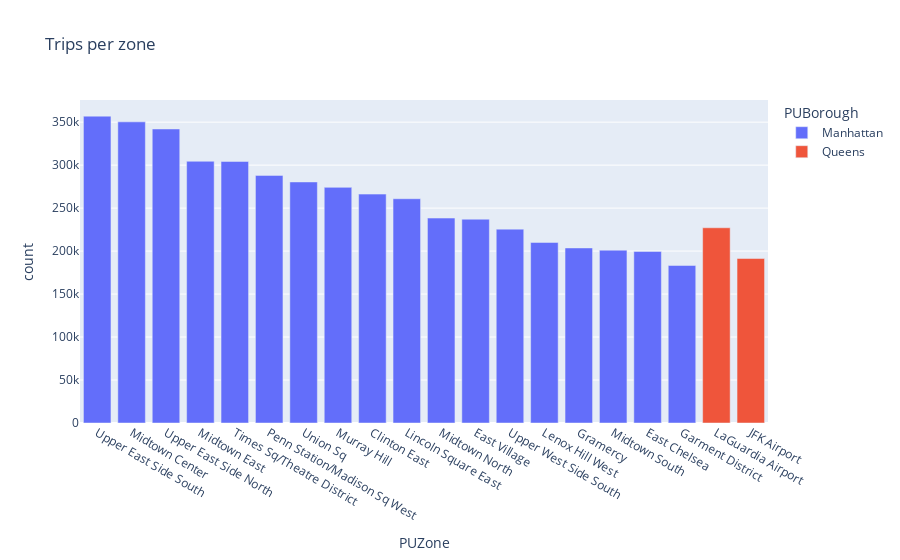

This figure's notebook cell:
### Code cell
fig = px.bar(data_zone_counts[0:20], x='PUZone', y='count',color="PUBorough", title='Trips per zone')
fig.show()

### Figure 1 — Plotly figure (JSON) as saved in the notebook; plotly's stock layout.template omitted (floating-point values rounded to 4 significant figures)
{"data": [{"alignmentgroup": "True", "hovertemplate": "PUBorough=Manhattan<br>PUZone=%{x}<br>count=%{y}<extra></extra>", "legendgroup": "Manhattan", "marker": {"color": "#636efa", "pattern": {"shape": ""}}, "name": "Manhattan", "offsetgroup": "Manhattan", "orientation": "v", "showlegend": true, "textposition": "auto", "type": "bar", "x": ["Upper East Side South", "Midtown Center", "Upper East Side North", "Midtown East", "Times Sq/Theatre District", "Penn Station/Madison Sq West", "Union Sq", "Murray Hill", "Clinton East", "Lincoln Square East", "Midtown North", "East Village", "Upper West Side South", "Lenox Hill West", "Gramercy", "Midtown South", "East Chelsea", "Garment District"], "xaxis": "x", "y": [356979, 350332, 342040, 304477, 304295, 288076, 280443, 274129, 266269, 260899, 238405, 237099, 225526, 210053, 203655, 201076, 199535, 183255], "yaxis": "y"}, {"alignmentgroup": "True", "hovertemplate": "PUBorough=Queens<br>PUZone=%{x}<br>count=%{y}<extra></extra>", "legendgroup": "Queens", "marker": {"color": "#EF553B", "pattern": {"shape": ""}}, "name": "Queens", "offsetgroup": "Queens", "orientation": "v", "showlegend": true, "textposition": "auto", "type": "bar", "x": ["LaGuardia Airport", "JFK Airport"], "xaxis": "x", "y": [227115, 191347], "yaxis": "y"}], "layout": {"barmode": "relative", "legend": {"title": {"text": "PUBorough"}, "tracegroupgap": 0}, "title": {"text": "Trips per zone"}, "xaxis": {"anchor": "y", "domain": [0, 1], "title": {"text": "PUZone"}}, "yaxis": {"anchor": "x", "domain": [0, 1], "title": {"text": "count"}}}}
